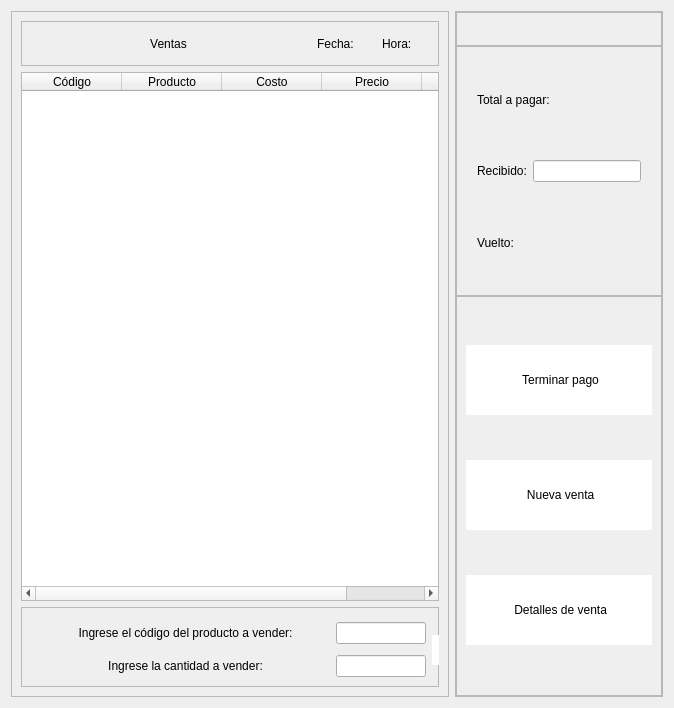
               <widget class="QWidget" name="page_ventas">
                <layout class="QHBoxLayout" name="horizontalLayout_7">
                 <item>
                  <widget class="QFrame" name="frame_16">
                   <property name="frameShape">
                    <enum>QFrame::StyledPanel</enum>
                   </property>
                   <property name="frameShadow">
                    <enum>QFrame::Raised</enum>
                   </property>
                   <layout class="QVBoxLayout" name="verticalLayout_7">
                    <item>
                     <widget class="QFrame" name="frame_9">
                      <property name="minimumSize">
                       <size>
                        <width>0</width>
                        <height>45</height>
                       </size>
                      </property>
                      <property name="maximumSize">
                       <size>
                        <width>16777215</width>
                        <height>48</height>
                       </size>
                      </property>
                      <property name="frameShape">
                       <enum>QFrame::StyledPanel</enum>
                      </property>
                      <property name="frameShadow">
                       <enum>QFrame::Raised</enum>
                      </property>
                      <layout class="QHBoxLayout" name="horizontalLayout_13">
                       <item>
                        <widget class="QLabel" name="label_3">
                         <property name="minimumSize">
                          <size>
                           <width>275</width>
                           <height>0</height>
                          </size>
                         </property>
                         <property name="styleSheet">
                          <string notr="true">font: 75 12pt &quot;Open Sans Semibold&quot;</string>
                         </property>
                         <property name="text">
                          <string>Ventas</string>
                         </property>
                         <property name="alignment">
                          <set>Qt::AlignCenter</set>
                         </property>
                        </widget>
                       </item>
                       <item>
                        <layout class="QHBoxLayout" name="horizontalLayout_11">
                         <property name="spacing">
                          <number>5</number>
                         </property>
                         <property name="leftMargin">
                          <number>5</number>
                         </property>
                         <property name="topMargin">
                          <number>5</number>
                         </property>
                         <property name="rightMargin">
                          <number>5</number>
                         </property>
                         <property name="bottomMargin">
                          <number>5</number>
                         </property>
                         <item>
                          <widget class="QLabel" name="label_4">
                           <property name="styleSheet">
                            <string notr="true">font: 75 10pt &quot;Open Sans Semibold&quot;</string>
                           </property>
                           <property name="text">
                            <string>Fecha:</string>
                           </property>
                          </widget>
                         </item>
                         <item>
                          <widget class="QLabel" name="label_fecha">
                           <property name="styleSheet">
                            <string notr="true">font: 75 10pt &quot;Open Sans Semibold&quot;</string>
                           </property>
                           <property name="text">
                            <string/>
                           </property>
                          </widget>
                         </item>
                        </layout>
                       </item>
                       <item>
                        <layout class="QHBoxLayout" name="horizontalLayout_12">
                         <property name="spacing">
                          <number>5</number>
                         </property>
                         <property name="leftMargin">
                          <number>5</number>
                         </property>
                         <property name="topMargin">
                          <number>5</number>
                         </property>
                         <property name="rightMargin">
                          <number>5</number>
                         </property>
                         <property name="bottomMargin">
                          <number>5</number>
                         </property>
                         <item>
                          <widget class="QLabel" name="label_5">
                           <property name="styleSheet">
                            <string notr="true">font: 75 10pt &quot;Open Sans Semibold&quot;</string>
                           </property>
                           <property name="text">
                            <string>Hora:</string>
                           </property>
                          </widget>
                         </item>
                         <item>
                          <widget class="QLabel" name="label_hora">
                           <property name="styleSheet">
                            <string notr="true">font: 75 10pt &quot;Open Sans Semibold&quot;</string>
                           </property>
                           <property name="text">
                            <string/>
                           </property>
                          </widget>
                         </item>
                        </layout>
                       </item>
                      </layout>
                     </widget>
                    </item>
                    <item>
                     <widget class="QTableWidget" name="tableWidget_fac">
                      <property name="minimumSize">
                       <size>
                        <width>0</width>
                        <height>0</height>
                       </size>
                      </property>
                      <property name="maximumSize">
                       <size>
                        <width>16777215</width>
                        <height>900</height>
                       </size>
                      </property>
                      <column>
                       <property name="text">
                        <string>Código</string>
                       </property>
                      </column>
                      <column>
                       <property name="text">
                        <string>Producto</string>
                       </property>
                      </column>
                      <column>
                       <property name="text">
                        <string>Costo</string>
                       </property>
                      </column>
                      <column>
                       <property name="text">
                        <string>Precio</string>
                       </property>
                      </column>
                      <column>
                       <property name="text">
                        <string>Existencias</string>
                       </property>
                      </column>
                     </widget>
                    </item>
                    <item>
                     <widget class="QFrame" name="frame_15">
                      <property name="minimumSize">
                       <size>
                        <width>0</width>
                        <height>80</height>
                       </size>
                      </property>
                      <property name="frameShape">
                       <enum>QFrame::StyledPanel</enum>
                      </property>
                      <property name="frameShadow">
                       <enum>QFrame::Raised</enum>
                      </property>
                      <widget class="QWidget" name="layoutWidget">
                       <property name="geometry">
                        <rect>
                         <x>20</x>
                         <y>10</y>
                         <width>597</width>
                         <height>67</height>
                        </rect>
                       </property>
                       <layout class="QHBoxLayout" name="horizontalLayout_21">
                        <item>
                         <layout class="QVBoxLayout" name="verticalLayout_16">
                          <item>
                           <layout class="QHBoxLayout" name="horizontalLayout_15">
                            <item>
                             <widget class="QLabel" name="label_26">
                              <property name="styleSheet">
                               <string notr="true">font: 75 8.5pt &quot;Open Sans Semibold&quot;</string>
                              </property>
                              <property name="text">
                               <string>Ingrese el código del producto a vender:</string>
                              </property>
                              <property name="alignment">
                               <set>Qt::AlignCenter</set>
                              </property>
                             </widget>
                            </item>
                            <item>
                             <widget class="QLineEdit" name="ventas_codigo">
                              <property name="minimumSize">
                               <size>
                                <width>25</width>
                                <height>0</height>
                               </size>
                              </property>
                              <property name="maximumSize">
                               <size>
                                <width>90</width>
                                <height>16777215</height>
                               </size>
                              </property>
                              <property name="styleSheet">
                               <string notr="true">color: rgb(150, 150, 150);</string>
                              </property>
                              <property name="text">
                               <string/>
                              </property>
                              <property name="alignment">
                               <set>Qt::AlignCenter</set>
                              </property>
                             </widget>
                            </item>
                           </layout>
                          </item>
                          <item>
                           <layout class="QHBoxLayout" name="horizontalLayout_14">
                            <item>
                             <widget class="QLabel" name="label_23">
                              <property name="styleSheet">
                               <string notr="true">font: 75 8.5pt &quot;Open Sans Semibold&quot;</string>
                              </property>
                              <property name="text">
                               <string>Ingrese la cantidad a vender:</string>
                              </property>
                              <property name="alignment">
                               <set>Qt::AlignCenter</set>
                              </property>
                             </widget>
                            </item>
                            <item>
                             <widget class="QLineEdit" name="info_cantidad">
                              <property name="maximumSize">
                               <size>
                                <width>90</width>
                                <height>16777215</height>
                               </size>
                              </property>
                              <property name="styleSheet">
                               <string notr="true">color: rgb(150, 150, 150);</string>
                              </property>
                              <property name="alignment">
                               <set>Qt::AlignCenter</set>
                              </property>
                             </widget>
                            </item>
                           </layout>
                          </item>
                         </layout>
                        </item>
                        <item>
                         <layout class="QHBoxLayout" name="horizontalLayout_20">
                          <item>
                           <widget class="QPushButton" name="btn">
                            <property name="minimumSize">
                             <size>
                              <width>100</width>
                              <height>30</height>
                             </size>
                            </property>
                            <property name="styleSheet">
                             <string notr="true">QFrame{
background-color: rgb(51, 157, 255);
}

QPushButton{
background-color: rgb(255, 255, 255);
border-top-left-radius:1px;
border-bottom-left-radius:1px;
font: 75 9pt &quot;Open Sans Semibold&quot;
}

QPushButton:hover{
color: rgb(255, 255, 255);
background-color: rgb(51, 157, 255);
border-top-left-radius:1px;
border-bottom-left-radius:1px;
font: 75 9pt  &quot;Open Sans Semibold&quot;
}</string>
                            </property>
                            <property name="text">
                             <string>Aceptar</string>
                            </property>
                           </widget>
                          </item>
                          <item>
                           <widget class="QPushButton" name="btn_actualiza_ventas">
                            <property name="minimumSize">
                             <size>
                              <width>100</width>
                              <height>30</height>
                             </size>
                            </property>
                            <property name="maximumSize">
                             <size>
                              <width>100</width>
                              <height>16777215</height>
                             </size>
                            </property>
                            <property name="styleSheet">
                             <string notr="true">QFrame{
background-color: rgb(51, 157, 255);
}

QPushButton{
background-color: rgb(255, 255, 255);
border-top-left-radius:1px;
border-bottom-left-radius:1px;
font: 75 9pt &quot;Open Sans Semibold&quot;
}

QPushButton:hover{
color: rgb(255, 255, 255);
background-color: rgb(51, 157, 255);
border-top-left-radius:1px;
border-bottom-left-radius:1px;
font: 75 9pt  &quot;Open Sans Semibold&quot;
}</string>
                            </property>
                            <property name="text">
                             <string>Cargar datos</string>
                            </property>
                           </widget>
                          </item>
                         </layout>
                        </item>
                       </layout>
                      </widget>
                     </widget>
                    </item>
                   </layout>
                  </widget>
                 </item>
                 <item>
                  <widget class="QFrame" name="frame_10">
                   <property name="minimumSize">
                    <size>
                     <width>0</width>
                     <height>0</height>
                    </size>
                   </property>
                   <property name="maximumSize">
                    <size>
                     <width>250</width>
                     <height>16777215</height>
                    </size>
                   </property>
                   <property name="frameShape">
                    <enum>QFrame::StyledPanel</enum>
                   </property>
                   <property name="frameShadow">
                    <enum>QFrame::Raised</enum>
                   </property>
                   <layout class="QVBoxLayout" name="verticalLayout_8">
                    <property name="spacing">
                     <number>0</number>
                    </property>
                    <property name="leftMargin">
                     <number>0</number>
                    </property>
                    <property name="topMargin">
                     <number>0</number>
                    </property>
                    <property name="rightMargin">
                     <number>0</number>
                    </property>
                    <property name="bottomMargin">
                     <number>0</number>
                    </property>
                    <item>
                     <widget class="QFrame" name="frame_11">
                      <property name="minimumSize">
                       <size>
                        <width>0</width>
                        <height>0</height>
                       </size>
                      </property>
                      <property name="maximumSize">
                       <size>
                        <width>16777215</width>
                        <height>200</height>
                       </size>
                      </property>
                      <property name="frameShape">
                       <enum>QFrame::StyledPanel</enum>
                      </property>
                      <property name="frameShadow">
                       <enum>QFrame::Raised</enum>
                      </property>
                      <layout class="QVBoxLayout" name="verticalLayout_12">
                       <item>
                        <widget class="QLabel" name="label_ventas">
                         <property name="layoutDirection">
                          <enum>Qt::LeftToRight</enum>
                         </property>
                         <property name="text">
                          <string/>
                         </property>
                         <property name="alignment">
                          <set>Qt::AlignCenter</set>
                         </property>
                        </widget>
                       </item>
                      </layout>
                     </widget>
                    </item>
                    <item>
                     <widget class="QFrame" name="frame_18">
                      <property name="minimumSize">
                       <size>
                        <width>0</width>
                        <height>250</height>
                       </size>
                      </property>
                      <property name="frameShape">
                       <enum>QFrame::StyledPanel</enum>
                      </property>
                      <property name="frameShadow">
                       <enum>QFrame::Raised</enum>
                      </property>
                      <layout class="QVBoxLayout" name="verticalLayout_14">
                       <item>
                        <layout class="QHBoxLayout" name="horizontalLayout_16">
                         <property name="leftMargin">
                          <number>11</number>
                         </property>
                         <property name="topMargin">
                          <number>11</number>
                         </property>
                         <property name="rightMargin">
                          <number>11</number>
                         </property>
                         <property name="bottomMargin">
                          <number>11</number>
                         </property>
                         <item>
                          <widget class="QLabel" name="label_25">
                           <property name="text">
                            <string>Total a pagar:</string>
                           </property>
                          </widget>
                         </item>
                         <item>
                          <widget class="QLabel" name="label_total">
                           <property name="text">
                            <string/>
                           </property>
                          </widget>
                         </item>
                        </layout>
                       </item>
                       <item>
                        <layout class="QHBoxLayout" name="horizontalLayout_17">
                         <property name="leftMargin">
                          <number>11</number>
                         </property>
                         <property name="topMargin">
                          <number>11</number>
                         </property>
                         <property name="rightMargin">
                          <number>11</number>
                         </property>
                         <property name="bottomMargin">
                          <number>11</number>
                         </property>
                         <item>
                          <widget class="QLabel" name="label_28">
                           <property name="text">
                            <string>Recibido:</string>
                           </property>
                          </widget>
                         </item>
                         <item>
                          <widget class="QLineEdit" name="info_recibido">
                           <property name="minimumSize">
                            <size>
                             <width>20</width>
                             <height>0</height>
                            </size>
                           </property>
                           <property name="maximumSize">
                            <size>
                             <width>125</width>
                             <height>16777215</height>
                            </size>
                           </property>
                          </widget>
                         </item>
                        </layout>
                       </item>
                       <item>
                        <layout class="QHBoxLayout" name="horizontalLayout_18">
                         <property name="leftMargin">
                          <number>11</number>
                         </property>
                         <property name="topMargin">
                          <number>11</number>
                         </property>
                         <property name="rightMargin">
                          <number>11</number>
                         </property>
                         <property name="bottomMargin">
                          <number>11</number>
                         </property>
                         <item>
                          <widget class="QLabel" name="label_27">
                           <property name="text">
                            <string>Vuelto:</string>
                           </property>
                          </widget>
                         </item>
                         <item>
                          <widget class="QLabel" name="label_vuelto">
                           <property name="text">
                            <string/>
                           </property>
                          </widget>
                         </item>
                        </layout>
                       </item>
                      </layout>
                     </widget>
                    </item>
                    <item>
                     <widget class="QFrame" name="frame_19">
                      <property name="minimumSize">
                       <size>
                        <width>0</width>
                        <height>400</height>
                       </size>
                      </property>
                      <property name="frameShape">
                       <enum>QFrame::StyledPanel</enum>
                      </property>
                      <property name="frameShadow">
                       <enum>QFrame::Raised</enum>
                      </property>
                      <layout class="QVBoxLayout" name="verticalLayout_9">
                       <item>
                        <widget class="QPushButton" name="btn_pagar">
                         <property name="minimumSize">
                          <size>
                           <width>0</width>
                           <height>70</height>
                          </size>
                         </property>
                         <property name="styleSheet">
                          <string notr="true">QFrame{
background-color: rgb(51, 157, 255);
}

QPushButton{
background-color: rgb(255, 255, 255);
border-top-left-radius:1px;
border-bottom-left-radius:1px;
font: 75 9pt &quot;Open Sans Semibold&quot;
}

QPushButton:hover{
color: rgb(255, 255, 255);
background-color: rgb(51, 157, 255);
border-top-left-radius:1px;
border-bottom-left-radius:1px;
font: 75 9pt  &quot;Open Sans Semibold&quot;
}</string>
                         </property>
                         <property name="text">
                          <string> Terminar pago</string>
                         </property>
                         <property name="icon">
                          <iconset>
                           <normaloff>../../Pictures/PROYECTO ESTRUCTURA DE DATOS/1169579.png</normaloff>../../Pictures/PROYECTO ESTRUCTURA DE DATOS/1169579.png</iconset>
                         </property>
                         <property name="iconSize">
                          <size>
                           <width>40</width>
                           <height>40</height>
                          </size>
                         </property>
                        </widget>
                       </item>
                       <item>
                        <widget class="QPushButton" name="btn_nueva_venta">
                         <property name="minimumSize">
                          <size>
                           <width>0</width>
                           <height>70</height>
                          </size>
                         </property>
                         <property name="styleSheet">
                          <string notr="true">QFrame{
background-color: rgb(51, 157, 255);
}

QPushButton{
background-color: rgb(255, 255, 255);
border-top-left-radius:1px;
border-bottom-left-radius:1px;
font: 75 9pt &quot;Open Sans Semibold&quot;
}

QPushButton:hover{
color: rgb(255, 255, 255);
background-color: rgb(51, 157, 255);
border-top-left-radius:1px;
border-bottom-left-radius:1px;
font: 75 9pt  &quot;Open Sans Semibold&quot;
}</string>
                         </property>
                         <property name="text">
                          <string> Nueva venta</string>
                         </property>
                         <property name="icon">
                          <iconset>
                           <normaloff>../../Pictures/PROYECTO ESTRUCTURA DE DATOS/179452.png</normaloff>../../Pictures/PROYECTO ESTRUCTURA DE DATOS/179452.png</iconset>
                         </property>
                         <property name="iconSize">
                          <size>
                           <width>50</width>
                           <height>50</height>
                          </size>
                         </property>
                        </widget>
                       </item>
                       <item>
                        <widget class="QPushButton" name="btn_detalles_venta">
                         <property name="minimumSize">
                          <size>
                           <width>0</width>
                           <height>70</height>
                          </size>
                         </property>
                         <property name="styleSheet">
                          <string notr="true">QFrame{
background-color: rgb(51, 157, 255);
}

QPushButton{
background-color: rgb(255, 255, 255);
border-top-left-radius:1px;
border-bottom-left-radius:1px;
font: 75 9pt &quot;Open Sans Semibold&quot;
}

QPushButton:hover{
color: rgb(255, 255, 255);
background-color: rgb(51, 157, 255);
border-top-left-radius:1px;
border-bottom-left-radius:1px;
font: 75 9pt  &quot;Open Sans Semibold&quot;
}</string>
                         </property>
                         <property name="text">
                          <string> Detalles de venta</string>
                         </property>
                         <property name="icon">
                          <iconset>
                           <normaloff>../../Pictures/PROYECTO ESTRUCTURA DE DATOS/3534606.png</normaloff>../../Pictures/PROYECTO ESTRUCTURA DE DATOS/3534606.png</iconset>
                         </property>
                         <property name="iconSize">
                          <size>
                           <width>40</width>
                           <height>40</height>
                          </size>
                         </property>
                        </widget>
                       </item>
                      </layout>
                     </widget>
                    </item>
                   </layout>
                  </widget>
                 </item>
                </layout>
               </widget>
